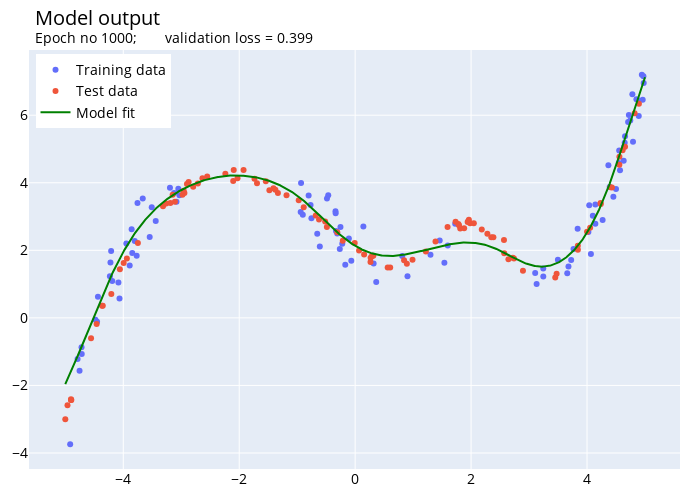

Notebook source saved alongside this figure:
### Code cell
# Input vector
x_vec = torch.linspace(-5, 5, 1000)
x_vec = x_vec.to(device)
x_vec = x_vec.unsqueeze(-1)  # Adding a dimension to the input vector

# Network output
# eval() acts as switch for some specific layers/parts of the model that behave
# differently during training and inference (eval) time. For example, Dropout
# BatchNorm etc.
regression.eval()
with torch.no_grad():  # turn off gradients computation
    y_vec = regression(x_vec)

# Convert x_vec and y_vec to numpy one dimensional arrays
x_vec = x_vec.squeeze().cpu().numpy()
y_vec = y_vec.squeeze().cpu().numpy()


model_fig = go.Figure(layout=reg_layout)

for df, label in zip([reg_train, reg_test], ["Training data", "Test data"]):
    model_fig.add_trace(go.Scatter(
        x=df.input, y=df.label, name=label, mode='markers'))

model_fig.add_trace(
    go.Line(x=x_vec, y=y_vec, name='Model fit', line=dict(color='green')))

model_fig.update_layout(title=f"Model output \n <br><sup>Epoch no {num_epochs};\
       validation loss = {regression.history['valid'][-1]:.3f}</sup>",
       legend=dict(yanchor="top",y=0.99,xanchor="left",x=0.01),
       margin=dict(l=20, r=20, t=50, b=20))
model_fig.show()
